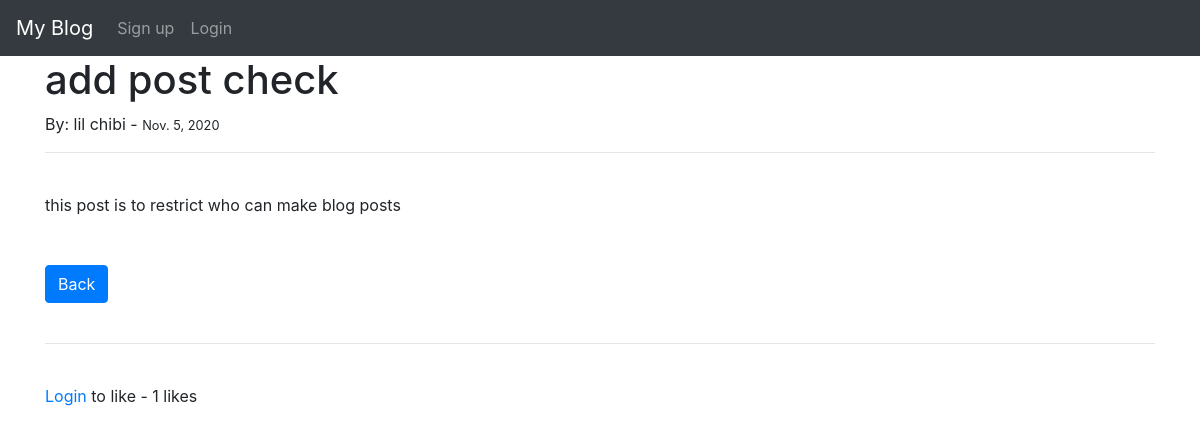
/article/7, run on the app's committed database.
### blog_app/models.py (models this page shows, shortened)
class Post(models.Model):
    title = models.CharField(max_length=255)
    author = models.ForeignKey(User, on_delete=models.CASCADE)
    body = RichTextField(blank=True, null=True)
    post_date = models.DateField(auto_now_add=True)
    likes = models.ManyToManyField(User, related_name="blog_post")
    def total_likes(self):
        return self.likes.count()

### blog_app/views.py (the view)
# urls.py: path('article/<int:pk>', ArticleDetailView.as_view(), name='article_detail'),
class ArticleDetailView(DetailView):
    model = Post
    template_name = 'article_detail.html'
    def get_context_data(self, *args, **kwargs):
        context = super(ArticleDetailView, self).get_context_data(*args, **kwargs)
        stuff = get_object_or_404(Post, id = self.kwargs['pk'])
        total_likes = stuff.total_likes()
        liked = False
        if stuff.likes.filter(id = self.request.user.id).exists():
            liked = True
        context["total_likes"] = total_likes
        context["liked"] = liked
        return context

### templates/article_detail.html (shortened to what this page needs)
{% extends "base.html"%}
{% block content %}
<h1>{{ post.title }}</h1>
<p>By: {{ post.author.first_name }} {{ post.author.last_name }} - <small>{{ post.post_date }}</small></p>
<hr><br>
{{ post.body|safe }}
<br><br><br>
<a href="{% url 'home' %}" class="btn btn-primary">Back</a>
{% if user.is_authenticated %}
{% if user.id == post.author.id %}
<a href="{% url 'update_post' post.pk %}" class="btn btn-secondary">Edit</a>
<a href="{% url 'delete_post' post.pk %}" class="btn btn-danger">Delete</a>
{% endif %}
<br><br>
<hr><br>
<form action="{% url 'like_post' post.pk %}" method="POST">
    {% csrf_token %}
    {% if liked %}
    <button type="submit" name="post_id" value="{{ post.id }}" class="btn btn-danger btn-sm">Unlike</button>
    {% else %}
    <button type="submit" name="post_id" value="{{ post.id }}" class="btn btn-info btn-sm">Like</button>
    {% endif %}
    - {{ total_likes }} likes
</form>
{% else %}
<br><br>
<hr><br>
<p><a href="{% url 'login' %}">Login</a> to like - {{ total_likes }} likes</p>
{% endif %}
{% endblock %}

### data on the page
Post: title "add post check", author.first_name "lil", author.last_name "chibi", post_date "Nov. 5, 2020", body "this post is to restrict who can make blog posts"

### other printed values
{{ total_likes }} "1"
